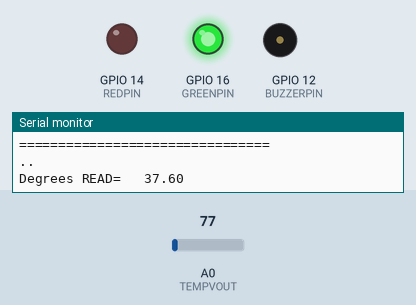
Simulated run of this sketch. Board: ESP8266 (NodeMCU). Parts: output pins drawn as LEDs (lit = HIGH), buzzer (waves = sounding, pin HIGH), the last lines printed to the serial monitor. The test bench sets the inputs (shaded band); at power-on: A0 (TEMPVOUT) = 77. WiFi joins after 1.5 s; servers stay silent unless stated; uploads are accepted with an empty reply.

Above: at 3.2 s.
3.3 s: A0 (TEMPVOUT) set to 85
At 5.2 s:
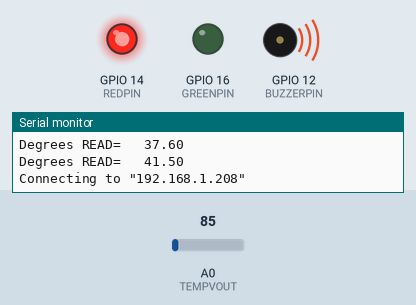
6.0 s: A0 (TEMPVOUT) set to 46
At 8.5 s:
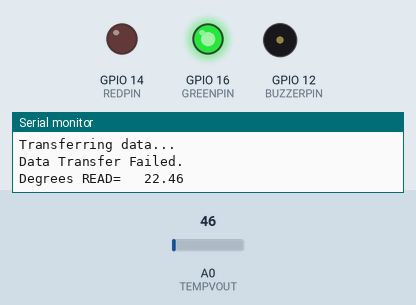
8.8 s: A0 (TEMPVOUT) set to 92
At 10.2 s:
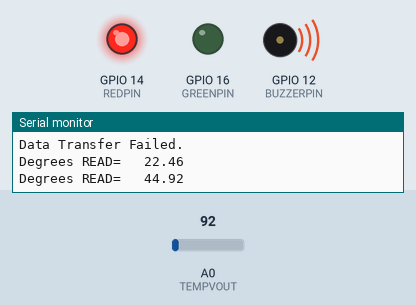
Timing chart, 0 to 11.8 s (numbered marks = the images above; inputs shaded):
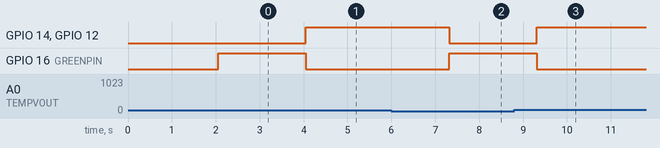

The sketch:

COVID_PROJECT.ino
```cpp
#include <LiquidCrystal_I2C.h>

#include <ESP8266WiFi.h>


#define REDPIN 14
#define GREENPIN 16
#define BUZZERPIN 12
#define TEMPVOUT A0

int lcdColumns = 16;
int lcdRows = 2;
WiFiClient wifiClient;
const char* host = "192.168.1.208";

LiquidCrystal_I2C lcd(0x27, lcdColumns, lcdRows);

void setup() {

    Serial.begin(9600);

    Serial.println("================================");
    Serial.println("===== DOBY's TEMPO LIMITED =====");
    Serial.println("================================");

    // LEDs
    pinMode(REDPIN, OUTPUT);
    pinMode(GREENPIN, OUTPUT);
    pinMode(BUZZERPIN, OUTPUT);

    // LCD
//    lcd.begin(5,4);
//    lcd.init();
//    lcd.backlight();

    // SETUP WiFi
//     WiFi.begin("RCA-WiFi", "rca@2019");
 connectToWiFi("RCA-WiFi", "rca@2019");
}

void loop() {

  // Read Temperature
  int rawData = analogRead(TEMPVOUT);
  float celsius = rawData*(5/1024.0)*100;

  Serial.print("Degrees READ=   ");
  Serial.println(celsius);

  String mData="";
  String device_name = "340722SPE0082022";
  mData = "device="+device_name+"&temperature="+(String)celsius;

  if(celsius <= 38 ){
    // Turn on GREEN LED
    digitalWrite(GREENPIN, HIGH);
    // Turn off GREEN LED
    digitalWrite(REDPIN, LOW);
    // Turn off BUZZER
    digitalWrite(BUZZERPIN, LOW);

//    lcd.clear();
//    lcd.setCursor(0,0);
//    lcd.print("NORMAL");


  }else{
    // Turn on GREEN LED
    digitalWrite(GREENPIN, LOW);
    // Turn off GREEN LED
    digitalWrite(REDPIN, HIGH);
    // Turn off BUZZER
    digitalWrite(BUZZERPIN, HIGH);
//
//    lcd.clear();
//    lcd.setCursor(0,0);
//    lcd.print("ABNORMAL");

//    sendData(80, "http://192.168.1.150", "/api/data/" , mData);
    connectToHost(8000);
    transferData(mData, "/iot/");
  }

  delay(2000);

}


void sendData(const int httpPort, const char* host,const char* filepath , String data){

  wifiClient.connect(host, httpPort);

  wifiClient.println("POST "+(String)filepath+" HTTP/1.1");
  wifiClient.println("Host: " + (String)host);
  wifiClient.println("User-Agent: ESP8266/1.0");
  wifiClient.println("Content-Type: application/x-www-form-urlencoded");
  wifiClient.println("Content-Length: " +(String)data.length());
  wifiClient.println();
  wifiClient.print(data);

  Serial.println("Response: " + wifiClient.readStringUntil('\n'));

}

void connectToWiFi(const char* ssid, const char* passwd){
    WiFi.mode(WIFI_OFF); //This prevents reconnection issue
    delay(10);
    WiFi.mode(WIFI_STA); //This hides the viewing of ESP as wifi hotspot
    WiFi.begin(ssid, passwd); //Connect to your WiFi router
    while (WiFi.status() != WL_CONNECTED){
        delay(1000);
        Serial.print(".");
    }
    Serial.println();
}
void connectToHost(const int httpPort){
    int retry_counter=0; //To be used while retrying to get connected
    wifiClient.setTimeout(15000); // 15 Seconds
    delay(1000);
    Serial.printf("Connecting to \"%s\"\n", host);

    while((!wifiClient.connect(host, httpPort)) && (retry_counter <= 30)){
      delay(100);
      Serial.print(".");
      retry_counter++;
    }

    if(retry_counter==31){
      Serial.println("\nConnection failed.");
      return;
    }
    else{
      Serial.printf("Connected to \"%s\"\n", host);
    }
}
void transferData(String data, const char* filepath){
    Serial.println("Transferring data... ");
    wifiClient.println("POST "+(String)filepath+" HTTP/1.1");
    wifiClient.println("Host: " + (String)host);
    wifiClient.println("User-Agent: ESP8266/1.0");
    wifiClient.println("Content-Type: application/x-www-form-urlencoded");
    wifiClient.println("Content-Length: " +(String)data.length());
    wifiClient.println();
    wifiClient.print(data);
    getFeedback("Success");
}
/*
 * GET FEEDBACK
*/
void getFeedback(String success_msg){
    String datarx;
    while (wifiClient.connected()){
        String line = wifiClient.readStringUntil('\n');
        if (line == "\r") {
        break;
        }
    }
    while (wifiClient.available()){
        datarx += wifiClient.readStringUntil('\n');
    }
    if(datarx.indexOf(success_msg) >= 0){
        Serial.println("Data Transferred.\n");
    }
    else{
        Serial.println("Data Transfer Failed.\n");
    }
    datarx = "";
}
```

Measured:
- the behaviour switches between 77 and 78 on A0 (TEMPVOUT) (found by bisection; images 0 and 1)
- after the input at 3.3 s, GPIO 14 (REDPIN), GPIO 12 (BUZZERPIN): LOW → HIGH after 0.75 s; GPIO 16 (GREENPIN): HIGH → LOW after 0.75 s
- after the input at 6.0 s, GPIO 14 (REDPIN), GPIO 12 (BUZZERPIN): HIGH → LOW after 1.3 s; GPIO 16 (GREENPIN): LOW → HIGH after 1.3 s
- after the input at 8.8 s, GPIO 14 (REDPIN), GPIO 12 (BUZZERPIN): LOW → HIGH after 0.52 s; GPIO 16 (GREENPIN): HIGH → LOW after 0.52 s
